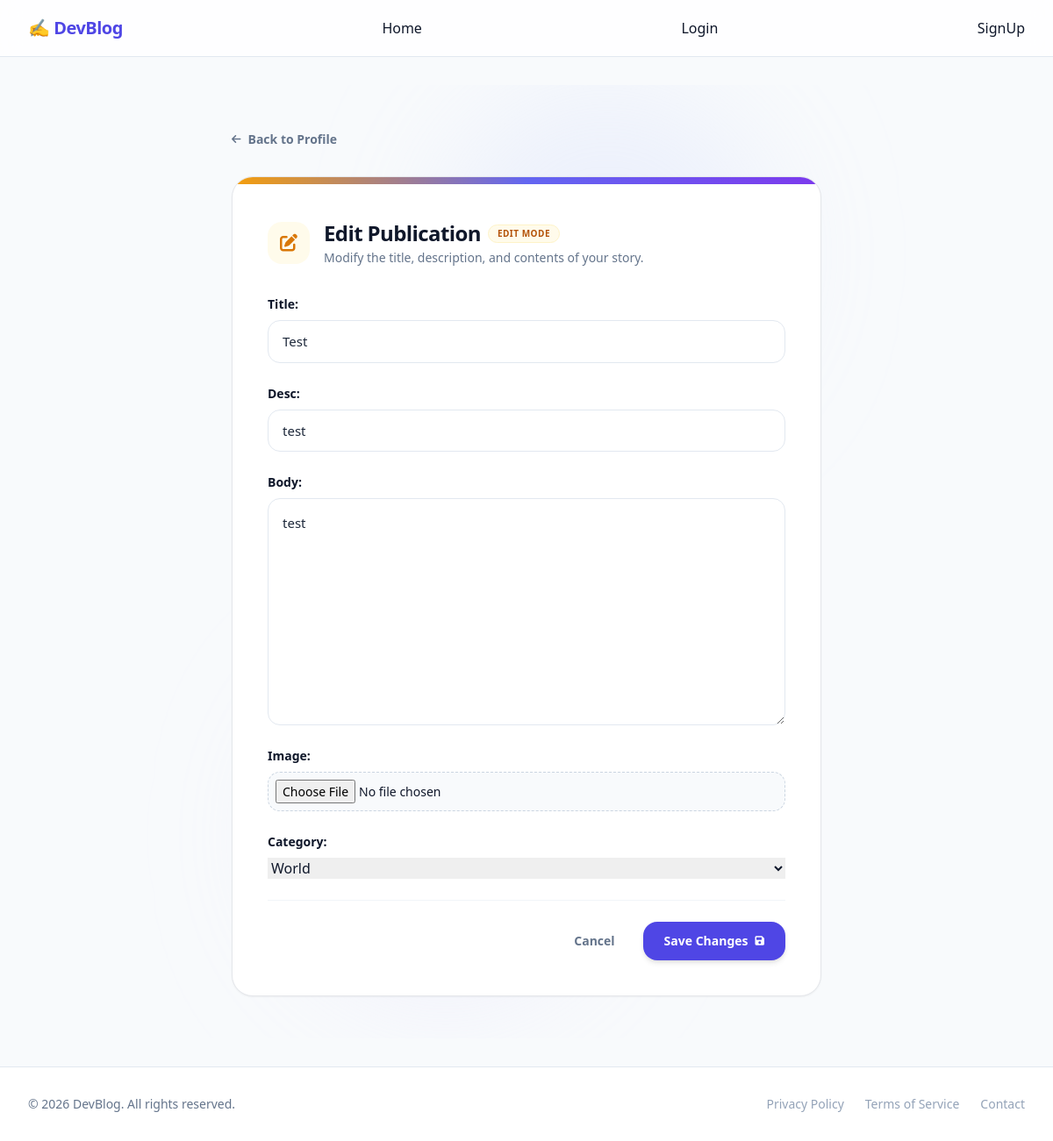
Screenshot of /posts/update/post/3 with the database file from the repository.
### posts/models.py (models this page shows, shortened)
class Post(models.Model):
    title = models.CharField(max_length=100)
    desc = models.CharField(max_length=600)
    author = models.ForeignKey(CustomUser, on_delete=models.CASCADE)
    image = models.ImageField(upload_to='posts/', null=True, blank=True)
    body = models.TextField()
    category = models.ForeignKey(Category, on_delete=models.SET_NULL, null=True, blank=True)
    created_at = models.DateTimeField(auto_now_add=True)

### posts/views.py (the view, shortened to what this page needs)
# urls.py: path('update/post/<int:pk>', PostUpdateView.as_view(), name='post-update'),
class PostUpdateView(View):
    def get(self, request, pk):
        post = get_object_or_404(Post, pk=pk)
        form = PostForm(instance=post)
        return render(request, 'post-update.html', {'form':form})

### posts/forms.py
class PostForm(forms.ModelForm):
    class Meta:
        model = Post
        fields = ['title', 'desc', 'body', 'image', 'category']

### posts/models.py (called while the page is built)
    def __str__(self):
        return self.name

### templates/post-update.html (shortened to what this page needs)
{% extends 'base.html' %}
{% block content %}
<link href="https://cdn.jsdelivr.net/npm/tailwindcss@2.2.19/dist/tailwind.min.css" rel="stylesheet">
<link rel="stylesheet" href="https://cdnjs.cloudflare.com/ajax/libs/font-awesome/6.0.0-beta3/css/all.min.css">
<div class="min-h-screen bg-slate-50 py-12 px-4 sm:px-6 lg:px-8 relative overflow-hidden">
    <div class="max-w-2xl mx-auto relative z-10">
        <div class="mb-8 font-semibold">
            <a href="javascript:history.back()" class="inline-flex items-center gap-2 text-sm text-slate-500 hover:text-slate-800 transition-colors">
                <i class="fas fa-arrow-left text-xs"></i> Back to Profile
            </a>
        </div>
        <div class="bg-white rounded-3xl border border-slate-150 shadow-sm overflow-hidden">
            <div class="h-2 bg-gradient-to-r from-amber-500 via-indigo-500 to-violet-600"></div>
            <div class="p-8 sm:p-10">
                <div class="flex items-center gap-4 mb-8">
                    <div class="h-12 w-12 rounded-2xl bg-amber-50 flex items-center justify-center text-amber-600">
                        <i class="fas fa-edit text-xl"></i>
                    </div>
                    <div class="flex-grow">
                        <div class="flex items-center gap-2">
                            <h1 class="text-2xl font-extrabold text-slate-900 tracking-tight">Edit Publication</h1>
                            <span class="inline-flex items-center gap-1 px-2.5 py-0.5 rounded-full text-[10px] font-bold bg-amber-50 text-amber-700 border border-amber-100 uppercase tracking-wider">
                                Edit Mode
                            </span>
                        </div>
                        <p class="text-sm text-slate-500 mt-0.5">Modify the title, description, and contents of your story.</p>
                    </div>
                </div>
                <form method="POST" enctype="multipart/form-data" id="django-dynamic-form" class="space-y-6">
                    <div class="django-fields-container">
                        {{ form.as_p }}
                    </div>
                    <div class="pt-6 border-t border-slate-100 flex items-center justify-end gap-3">
                        <a href="javascript:history.back()" class="px-5 py-3 rounded-2xl text-sm font-bold text-slate-500 hover:text-slate-700 hover:bg-slate-50 transition-all duration-150">
                            Cancel
                        </a>
                        <button type="submit" class="inline-flex items-center gap-2 px-6 py-3 rounded-2xl text-sm font-bold text-white bg-indigo-600 hover:bg-indigo-700 active:scale-[0.98] shadow-md shadow-indigo-100 transition-all duration-150">
                            Save Changes <i class="fas fa-save text-xs"></i>
                        </button>
                    </div>
                </form>
            </div>
        </div>
    </div>
</div>
{% endblock %}

### templates/post-update.html (style rules this page uses)
#django-dynamic-form p { margin-bottom: 1.5rem; display: flex; flex-direction: column; gap: 0.5rem; }
#django-dynamic-form label { font-size: 0.875rem; font-weight: 700; color: #0f172a; }
#django-dynamic-form input[type="text"], #django-dynamic-form input[type="url"], #django-dynamic-form input[type="email"], #django-dynamic-form input:not([type="checkbox"]):not([type="file"]) { width: 100%; padding: 0.75rem 1rem; border-radius: 0.875rem; border: 1px solid #e2e8f0; font-size: 0.9375rem; color: #1e293b; background-color: #ffffff; outline: none; transition: all 150ms ease-in-out; }
#django-dynamic-form textarea { width: 100%; min-height: 220px; padding: 1rem; border-radius: 0.875rem; border: 1px solid #e2e8f0; font-size: 0.9375rem; color: #1e293b; outline: none; resize: vertical; transition: all 150ms ease-in-out; }
#django-dynamic-form input[type="file"] { padding: 0.5rem; border-radius: 0.875rem; border: 1px dashed #cbd5e1; background-color: #f8fafc; cursor: pointer; font-size: 0.875rem; }

### rows the page displays
Post: title "Test", desc "test", body "test", category "World"
